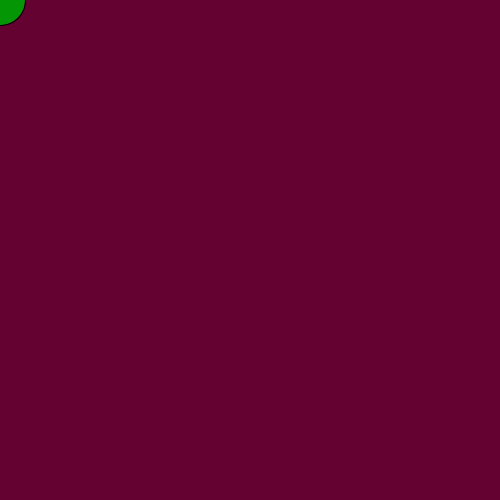
Frame 1 (no input)
Frame 60 (the mouse pressed at the canvas centre just before this capture): identical to frame 1, image omitted
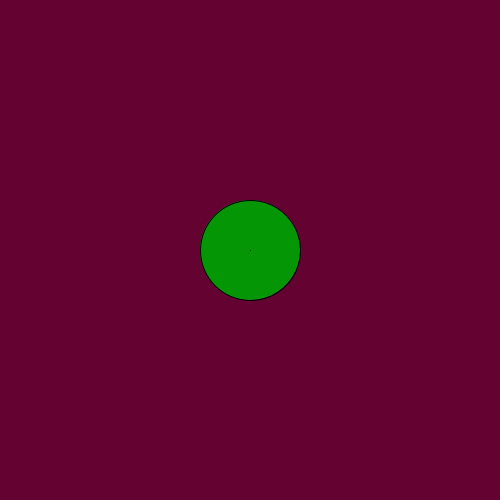
Frame 120 (the mouse held since frame 60 and released just before this capture)

The Processing sketch that drew these frames (run headless with seeded random() and noise(); from frame 60 on, the mouse is pressed at the canvas centre):

// Processing sketch: ex_26_1
// ── ex_26_1.pde
void setup(){
  size(500,500);
}

void draw(){

  
  background(100,3,50);
 fill(5,150,5);
  ellipse(mouseX,mouseY,50,50);
  if (mousePressed == true){
   ellipse(mouseX,mouseY,100,100);
   
  
  
   line(mouseX,mouseY,pmouseX,pmouseY);
  }
}
